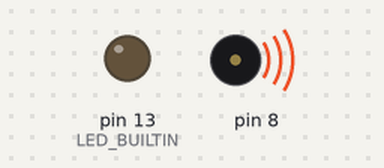
This sketch was run on a simulated Arduino Nano, built with avr-gcc and run on an emulated ATmega328P. On the bench: output pins drawn as LEDs (lit = HIGH), buzzer (waves = sounding).

Above: at 0.03 s.
At 2.67 s:
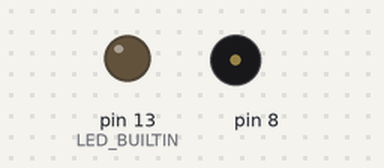
Timing chart, 0 to 3.0 s (numbered marks = the images above):
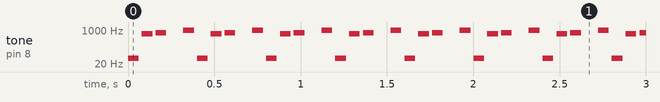

Measured:
- by itself, tone on pin 8: repeats every 0.40 s: silent 0.02 s, 659 Hz 0.06 s, silent 0.02 s, 740 Hz 0.06 s, silent 0.10 s, 988 Hz 0.06 s, silent 0.02 s, 39 Hz 0.06 s

The sketch:

toneMelody_copy.ino
```cpp
#include "pitches.h"

int melody[] = {
  DS1, E5, FS5, 0, B5
};

int noteDurations[] = {
  16, 16, 16, 16, 16
};

int noteCount = sizeof(melody) / sizeof(int);

void setup() {
  pinMode(LED_BUILTIN, OUTPUT);
}

void loop() {
  for (int thisNote = 0; thisNote < noteCount; thisNote++) {
    digitalWrite(LED_BUILTIN, HIGH);
    int noteDuration = 1000 / noteDurations[thisNote];
    tone(8, melody[thisNote], noteDuration);

    int pauseBetweenNotes = noteDuration * 1.3;
    digitalWrite(LED_BUILTIN, LOW);
    delay(pauseBetweenNotes);
    noTone(8);
  }
}
```

pitches.h
```cpp
/*************************************************
 * Public Constants
 *************************************************/

#define B0  31
#define C1  33
#define CS1 35
#define D1  37
#define DS1 39
#define E1  41
#define F1  44
#define FS1 46
#define G1  49
#define GS1 52
#define A1  55
#define AS1 58
#define B1  62
#define C2  65
#define CS2 69
#define D2  73
#define DS2 78
#define E2  82
#define F2  87
#define FS2 93
#define G2  98
#define GS2 104
#define A2  110
#define AS2 117
#define B2  123
#define C3  131
#define CS3 139
#define D3  147
#define DS3 156
#define E3  165
#define F3  175
#define FS3 185
#define G3  196
#define GS3 208
#define A3  220
#define AS3 233
#define B3  247
#define C4  262
#define CS4 277
#define D4  294
#define DS4 311
#define E4  330
#define F4  349
#define FS4 370
#define G4  392
#define GS4 415
#define A4  440
#define AS4 466
#define B4  494
#define C5  523
#define CS5 554
#define D5  587
#define DS5 622
#define E5  659
#define F5  698
#define FS5 740
#define G5  784
#define GS5 831
#define A5  880
#define AS5 932
#define B5  988
#define C6  1047
#define CS6 1109
#define D6  1175
#define DS6 1245
#define E6  1319
#define F6  1397
#define FS6 1480
#define G6  1568
#define GS6 1661
#define A6  1760
#define AS6 1865
#define B6  1976
#define C7  2093
#define CS7 2217
#define D7  2349
#define DS7 2489
#define E7  2637
#define F7  2794
#define FS7 2960
#define G7  3136
#define GS7 3322
#define A7  3520
#define AS7 3729
#define B7  3951
#define C8  4186
#define CS8 4435
#define D8  4699
#define DS8 4978
```
